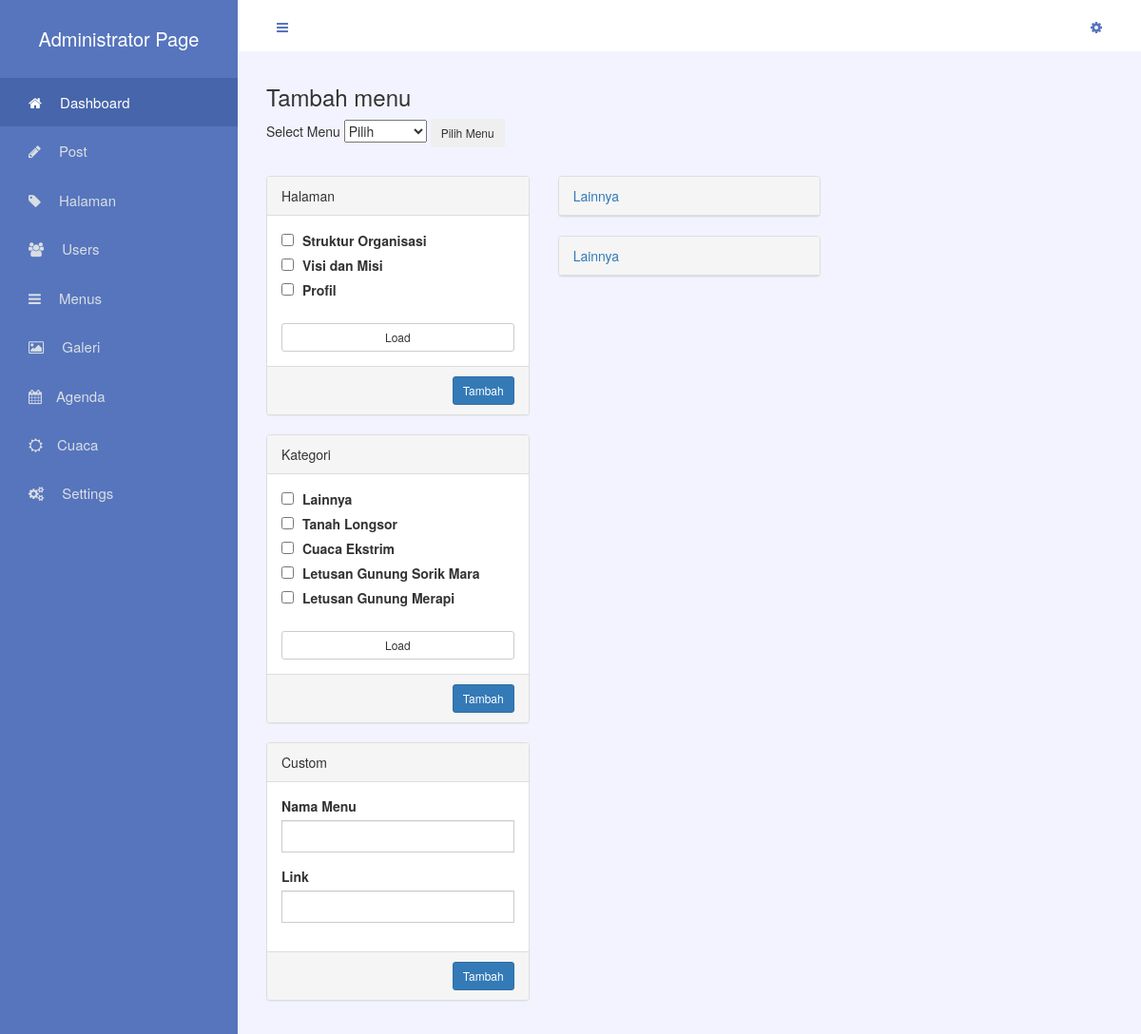
Page /gz-admin/dashboard.php?module=menu_data (signed in) on the earlier database version.
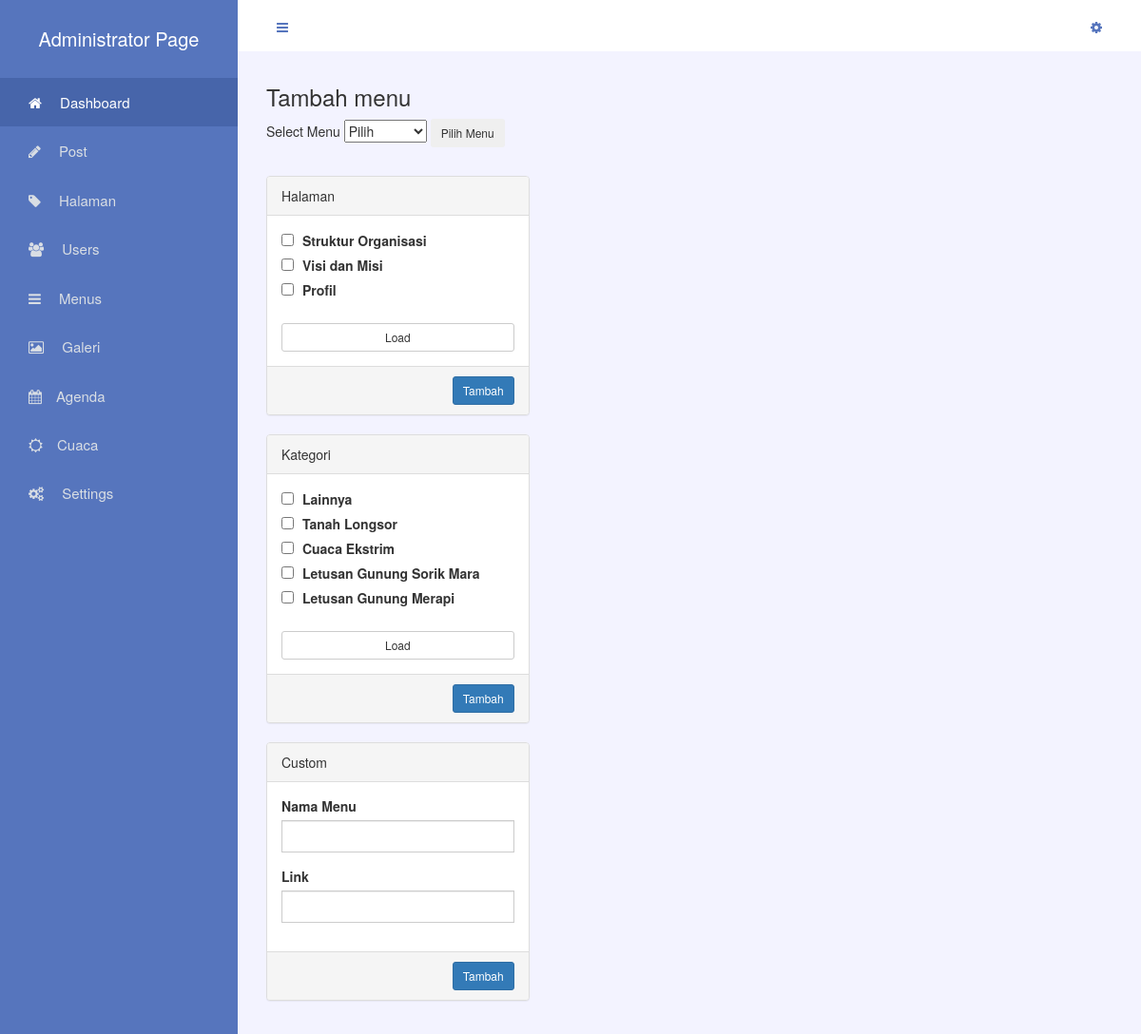
Same page on the later database version.
### tables this page shows
CREATE TABLE `halaman` (
  `id_halaman` int(5) NOT NULL,
  `judul` varchar(100) NOT NULL,
  `slug` text NOT NULL,
  `isi_halaman` text NOT NULL,
  `tgl_posting` date NOT NULL,
  `publish` enum('N','Y') NOT NULL,
  `gambar` varchar(100) NOT NULL
);

CREATE TABLE `kategori` (
  `id_kategori` int(5) NOT NULL,
  `nama_kategori` varchar(50) NOT NULL,
  `slug_kategori` varchar(100) NOT NULL,
  `aktif` enum('Y','N') NOT NULL DEFAULT 'Y'
);

CREATE TABLE `mainmenu` (
  `id_main` int(5) NOT NULL,
  `id_halaman` int(11) NOT NULL,
  `id_berita` int(11) NOT NULL,
  `id_kategori` int(11) NOT NULL,
  `nama_menu` varchar(50) DEFAULT NULL,
  `link` varchar(100) DEFAULT NULL,
  `type` varchar(50) NOT NULL,
  `position` int(5) NOT NULL,
  `area` int(11) NOT NULL,
  `aktif` enum('Y','N') NOT NULL DEFAULT 'Y',
  `id_parent` int(10) NOT NULL
);

### gz-includes/class.database.php (called while the page is built, shortened)
<?php
class database{
	public $mysql;
	function __construct(){
		$this->mysql = new mysqli(HOST, USERDB, PASSDB, DB);
	}
	function query($query_str){
		return $this->mysql->query($query_str);
	}
}

### gz-admin/module/menu.php (the view, shortened to what this page needs)
<?php
function menu_data(){
	global $db, $library;
	$id_area = isset($_GET['menuarea']) ? $_GET['menuarea'] : false;
	$mm_query_str = "SELECT id_main, id_parent, nama_menu, id_kategori, id_halaman, id_berita, link, position, type, area FROM mainmenu WHERE area='$id_area' AND id_parent='0' ORDER BY position ASC";
	$mm_query = $db->query($mm_query_str);
	?>
	<div class="module-header">
		<h3 class="module-title">Tambah menu</h3>
		<form action="" method="get">
			Select Menu
			<select name="menuarea" class="menuarea">
				<option value="">Pilih</option>
			</select>
			<button class="btn btn-sm">Pilih Menu</button>
		</form>
	</div>
	<div class="module-body">
		<div class="row">
			<div class="col-md-4">
				<form
					action="<?php echo BASE_URL . 'gz-admin/ajax/add-menu.php'; ?>"
					method="post"
					id="form-page">
					<div class="panel panel-default">
						<div class="panel-heading">
							Halaman
						</div>
						<div class="panel-body" id="toggle-page">
							<?php
								$hal_query_str = "SELECT id_halaman, judul, slug FROM halaman WHERE publish='Y' ORDER BY id_halaman DESC LIMIT 5 ";
								$hal_query = $db->query( $hal_query_str );
								while( $hal = $hal_query->fetch_assoc()) {
							?>
								<div>
									<input
										type="checkbox"
										name="id[]"
										value="<?php echo $hal['id_halaman']; ?>"
										id="label-<?php echo $hal['id_halaman']; ?>">
									<label for="label-<?php echo $hal['id_halaman']; ?>">
										<span  style="margin-left:5px;">
											<?php echo $hal['judul']; ?>
										</span>
									</label>
								</div>
							<?php } ?>
							<div class="text-center">
								<br>
								<button
									data-page = "2"
									data-item = "halaman"
									data-order = "DESC"
									data-orderby = "id_halaman"
									class="btn btn-sm btn-default btn-block btn-load-page">Load</button>
							</div>
						</div>
						<div class="panel-footer">
							<button id="submit-form-page" class="btn btn-sm btn-primary pull-right">Tambah</button>
							<div class="clearfix"></div>
						</div>
					</div>
				</form>
				<form
					action="<?php echo BASE_URL . 'gz-admin/ajax/add-menu.php'; ?>"
					method="post"
					id="form-kategori">
					<div class="panel panel-default">
						<div class="panel-heading">
							Kategori
						</div>
						<div class="panel-body" id="toggle-kategori">
							<?php
								$query_str = "SELECT id_kategori, nama_kategori, slug_kategori FROM kategori ORDER BY id_kategori DESC LIMIT 5 ";
								$query = $db->query( $query_str );
								while( $d = $query->fetch_assoc()) {
							?>
								<div>
									<input
										type="checkbox"
										name="id[]"
										value="<?php echo $d['id_kategori']; ?>"
										id="label-kategori-<?php echo $d['id_kategori']; ?>">
									<label for="label-kategori-<?php echo $d['id_kategori']; ?>">
										<span  style="margin-left:5px;">
											<?php echo substr($d['nama_kategori'], 0, 25); ?>
										</span>
									</label>
								</div>
							<?php } ?>
							<div class="text-center">
								<br>
								<button
									data-page = "2"
									data-item = "kategori"
									data-order = "DESC"
									data-orderby = "id_kategori"
									class="btn btn-sm btn-default btn-block btn-load-kategori">Load</button>
							</div>
						</div>
						<div class="panel-footer">
							<button id="submit-form-kategori" class="btn btn-sm btn-primary pull-right">Tambah</button>
							<div class="clearfix"></div>
						</div>
					</div>
				</form>
				<form
					action="<?php echo BASE_URL . 'gz-admin/ajax/add-menu.php'; ?>"
					method="post"
					id="form-custom">
					<div class="panel panel-default">
						<div class="panel-heading">
							Custom
						</div>
						<div class="panel-body" id="toggle-custom">
							<div class="form-group">
								<label for="">Nama Menu</label>
								<input type="text" name="nama_menu" class="form-control">
							</div>
							<div class="form-group">
								<label for="">Link</label>
								<input type="text" name="link" class="form-control">
							</div>
						</div>
						<div class="panel-footer">
							<button id="submit-form-custom" class="btn btn-sm btn-primary pull-right">Tambah</button>
							<div class="clearfix"></div>
						</div>
					</div>
				</form>
			</div>
			<div class="col-md-4">
				<form
					action="<?php echo BASE_URL . '/gz-admin/ajax/save-menu.php'; ?>"
					method="POST"
					id="form-menu">
					<?php while( $mm = $mm_query->fetch_assoc()) { ?>
						<div class="panel panel-default">
							<div class="panel-heading">
								<a href="#panel<?php echo $mm['id_main'] ?>" data-toggle="collapse">
									<?php echo $mm['nama_menu']; ?>
								</a>
							</div>
						</div>
					<?php } ?>
				</form>
			</div>
		</div>
	</div>
	<?php
}

### gz-admin/dashboard.php (shortened to what this page needs)
<?php
	require_once '../gz-includes/class.database.php';
	$db = new database;
?>
<!DOCTYPE html>
<html lang="en">
<head>
	<link rel="stylesheet" href="<?php echo ADMIN_URL . 'css/dashboard.css'; ?>">
	<link rel="stylesheet" href="<?php echo ADMIN_URL . 'css/admin.css'; ?>">
	<link rel="stylesheet" href="<?php echo ASSETS_URL . 'css/font-awesome.min.css'; ?>">
	<link rel="stylesheet" href="<?php echo ASSETS_URL . 'css/bootstrap.min.css'; ?>">
	<link rel="stylesheet" href="<?php echo ASSETS_URL . 'css/dataTables.bootstrap.css' ?>">
	<link rel="stylesheet" href="<?php echo ASSETS_URL . 'fancybox/jquery.fancybox-1.3.4.css' ?>">
</head>
<body>
<div class="body-wrapper">
	<div class="main-wrapper">
		<div class="sidebar-wrapper">
			<div class="sidebar-header">
				<div class="profile">
					<div class="profile-desc">
						<h3>Administrator Page</h3>
					</div>
				</div>
			</div>
			<div class="sidebar-body">
				<div class="sidebar-nav">
					<ul>
						<li><a href="dashboard.php" class="active"><span class="fa fa-home"></span> Dashboard</a></li>
						<li class="accordion">
							<a href="javascript:void(0)"><span class="fa fa-pencil"></span> Post</a>
						</li>
						<li class="accordion">
							<a href="javascript:void(0)"><span class="fa fa-tag"></span> Halaman</a>
						</li>
						<li class="accordion">
							<a href="javascript:void(0)"><span class="fa fa-users"></span> Users</a>
						</li>
						<li><a href="?module=menu_data"><span class="fa fa-navicon"></span> Menus</a></li>
						<li class="accordion">
							<a href="javascript:void(0)"><span class="fa fa-image"></span> Galeri</a>
						</li>
                    	<li><a href="?module=agenda_data"><span class="fa fa-calendar"></span>Agenda</a></li>
                    	<li><a href="?module=cuaca"><span class="fa fa-sun-o"></span>Cuaca</a></li>
                   		<li class="accordion">
                        	<a href="javascript:void(0)"><span class="fa fa-gears"></span> Settings</a>
                    	</li>
					</ul>
				</div>
			</div>
		</div>
		<div class="module-wrapper">
			<div class="navbar-wrapper">
				<div class="navbar">
					<div class="navbar-collapse">
                    	<ul class="nav">
							<li class="">
								<a href="javascript:void(0)" class="trigger-canvas"><span class="fa fa-bars"></span></a>
							</li>
						</ul>
						<ul class="nav navbar-right">
							<li class="dropdown">
								<a href="javascript:void(0)"><span class="fa fa-gear"></span></a>
							</li>
						</ul>
					</div>
				</div>
			</div>
			<div class="module-box">
				<?php
					$module = isset($_GET['module']) ? $_GET['module'] : false;
					if(function_exists($module)){
						$module();
					}
					else{
                    	home();
                    }
				?>
			</div>
		</div>
	</div>
</div>
</body>
</html>

### gz-admin/css/dashboard.css (style rules this page uses)
* { box-sizing: border-box; }
html, body { padding: 0; margin: 0; height: 100%; font-family: sans-serif; position: relative; }
.body-wrapper { position: relative; width: 100%; }
.navbar { position: relative; display: inline-block; padding: 0px 10px; padding-top: 7px; width: 100%; }
.navbar ul { margin: 0; list-style: none; }
.nav { float: left; }
.navbar-right { float: right; }
.navbar-wrapper .nav > li { float: left; padding: 0px; position: relative; }
.navbar-wrapper:after { content: ''; clear: both; }
.navbar-wrapper { position: relative; display: inline-block; width: 100%; background: #FFF; }
.navbar-wrapper .navbar { margin-bottom: 0; }
.nav li>a { text-decoration: none; }
.sidebar-wrapper { width: 250px; min-height: 100vh; background: #5675bd; z-index: 2; overflow-y: auto; }
.sidebar-header { text-align: center; }
.sidebar-nav li > a { text-decoration: none; display: block; padding: 15px 30px; color: #d9dee4; font-size: 15px; transition: 0.5s ease; }
.sidebar-nav li> a > .fa { margin-right: 15px; }
.sidebar-nav ul { padding: 0; list-style: none; }
.sidebar-nav li> a:hover, .sidebar-nav li> a.active { background-color: #4765aa; color: #FFF; transition: 0.5s ease; }
.module-header, .module-body, .module-footer { padding: 15px 30px; }
.main-wrapper { position: inherit; min-height: 100vh; display: flex; flex-wrap: wrap; }
.module-wrapper { background: #f3f3ff; width: calc(100% - 250px); }
.profile-desc h3 { font-size: 20px; color: #FFF; margin-bottom: 30px; margin-top: 30px; }
.nav li > a { display: block; color: #5675bd; }
.form-control { border-radius: 0 !important; }
.module-body { position: relative; height: 100%; }
ul, li , ol { list-style: none; padding-left: 0; }

Differences in the rows shown:
removed mainmenu: nama_menu "Lainnya"
removed mainmenu: nama_menu "Lainnya"
